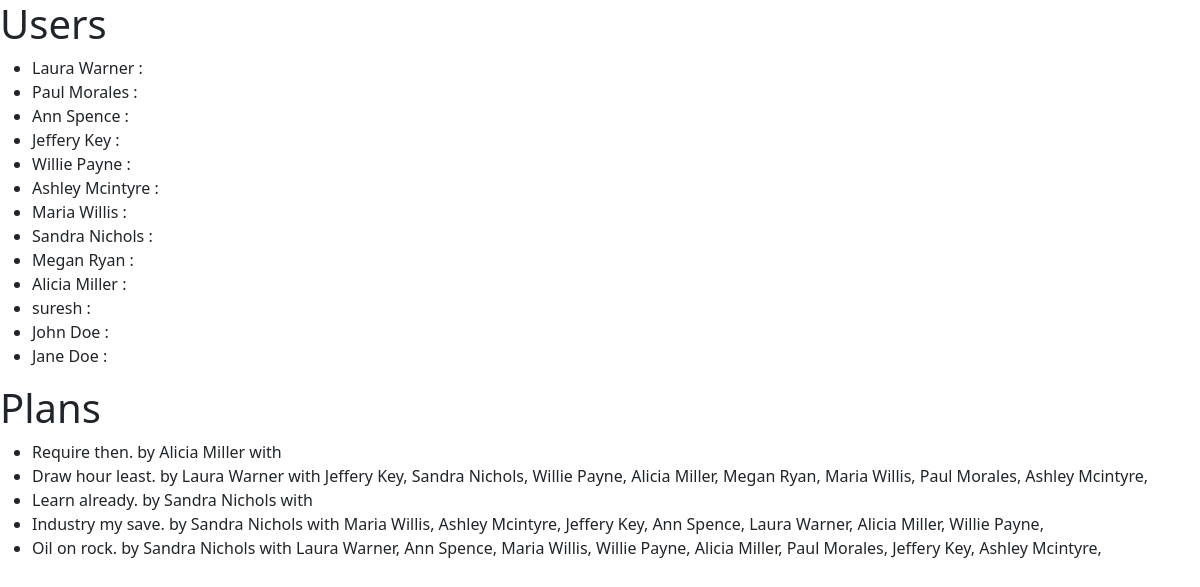
Page /admin (signed in) on the committed database.
### models.py (models this page shows, shortened)
class User(Base):
    __tablename__ = 'users'
    id = Column(Integer, primary_key=True)
    name = Column(String(50), nullable=False)
    email = Column(String(50), unique=True, nullable=False)
    _password_hash = Column(String(128))  # Store the hash of the password
    @property
    def password(self):
        raise AttributeError('password is not a readable attribute')
    @password.setter
    def password(self, password):
        self._password_hash = generate_password_hash(password)
    created_plans = relationship('Plan', back_populates='creator')
    participated_plans = relationship('Plan', secondary=user_plan_association, back_populates='participants')

class Plan(Base):
    __tablename__ = 'plans'
    id = Column(Integer, primary_key=True)
    title = Column(String(100), nullable=False)
    summary = Column(String(250))
    link = Column(String(250))
    duration = Column(Integer)  # Duration in minutes
    start_time = Column(DateTime, nullable=False, default=datetime.now(timezone.utc))
    end_time = Column(DateTime, nullable=False, default=datetime.now(timezone.utc))
    creator_id = Column(Integer, ForeignKey('users.id'))
    creator = relationship('User', back_populates='created_plans')
    participants = relationship('User', secondary=user_plan_association, back_populates='participated_plans')

### app.py (the view)
@app.route('/admin')
def admin():
    if 'user_id' not in session:
        return redirect(url_for('home'))
    users = db_session.query(User).all()
    plans = db_session.query(Plan).all()
    return render_template('admin.html', users=users, plans=plans)

### templates/admin.html (shortened to what this page needs)
<!DOCTYPE html>
<html lang="en">
<head>
    <link rel="stylesheet" href="https://cdn.jsdelivr.net/npm/bootstrap@5.3.2/dist/css/bootstrap.min.css" />
</head>
<body>
    <h1>Users</h1>
    <ul>
        {% for user in users %}
            <li>{{ user.name }} : {{ user.password }}</li>
        {% endfor %}
    </ul>
    <h1>Plans</h1>
    <ul>
        {% for plan in plans %}
            <li>{{ plan.title }} by {{ plan.creator.name }} with
                {% for participant in plan.participants %}
                    {{participant.name}},
                {% endfor %}
            </li>
        {% endfor %}
    </ul>
</body>
</html>

### rows in the picture
User: name "Laura Warner"
User: name "Paul Morales"
User: name "Ann Spence"
User: name "Jeffery Key"
User: name "Willie Payne"
User: name "Ashley Mcintyre"
User: name "Maria Willis"
User: name "Sandra Nichols"
User: name "Megan Ryan"
User: name "Alicia Miller"
User: name "suresh"
User: name "John Doe"
User: name "Jane Doe"
Plan: title "Require then.", creator.name "Alicia Miller"
Plan: title "Draw hour least.", creator.name "Laura Warner"
Plan: title "Learn already.", creator.name "Sandra Nichols"
Plan: title "Industry my save.", creator.name "Sandra Nichols"
Plan: title "Oil on rock.", creator.name "Sandra Nichols"
